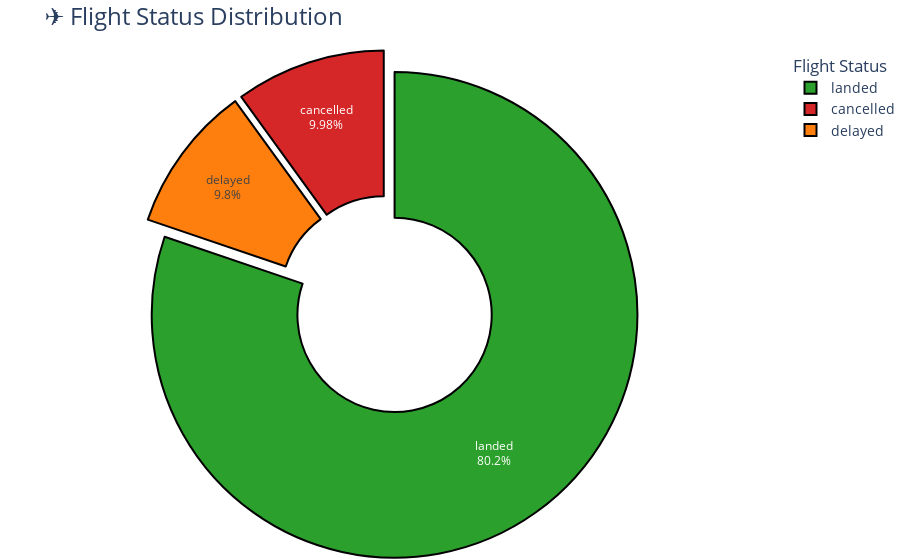

Notebook source saved alongside this figure:
### Code cell
flight_status_counts_pd = flight_status_counts.toPandas()
# Custom colors for each status
colors = {
    'landed': '#2ca02c',       # green
    'delayed': '#ff7f0e',      # orange
    'cancelled': '#d62728',    # red
    'scheduled': '#1f77b4'     # blue
}

fig = px.pie(
    flight_status_counts_pd,
    names='flight_status',
    values='count',
    title='✈️ Flight Status Distribution',
    color='flight_status',
    color_discrete_map=colors,
    hole=0.4  # makes it a donut chart
)

# Add count + percentage inside slices
fig.update_traces(textinfo='percent+label', pull=[0.05, 0.05, 0.05, 0.05], marker=dict(line=dict(color='#000000', width=2)))

# Layout styling
fig.update_layout(
    title_font_size=24,
    legend_title_text='Flight Status',
    legend_font_size=14,
    margin=dict(t=50, b=0, l=0, r=0)
)

fig.show()

### Figure 1 — Plotly figure (JSON) as saved in the notebook; plotly's stock layout.template omitted (floating-point values rounded to 4 significant figures)
{"data": [{"customdata": [["landed"], ["cancelled"], ["delayed"]], "domain": {"x": [0.0, 1.0], "y": [0.0, 1.0]}, "hole": 0.4, "hovertemplate": "flight_status=%{customdata[0]}<br>count=%{value}<extra></extra>", "labels": ["landed", "cancelled", "delayed"], "legendgroup": "", "marker": {"colors": ["#2ca02c", "#d62728", "#ff7f0e"], "line": {"color": "#000000", "width": 2}}, "name": "", "pull": [0.05, 0.05, 0.05, 0.05], "showlegend": true, "textinfo": "percent+label", "type": "pie", "values": [80214, 9982, 9804]}], "layout": {"legend": {"font": {"size": 14}, "title": {"text": "Flight Status"}, "tracegroupgap": 0}, "margin": {"b": 0, "l": 0, "r": 0, "t": 50}, "title": {"font": {"size": 24}, "text": "✈️ Flight Status Distribution"}}}
